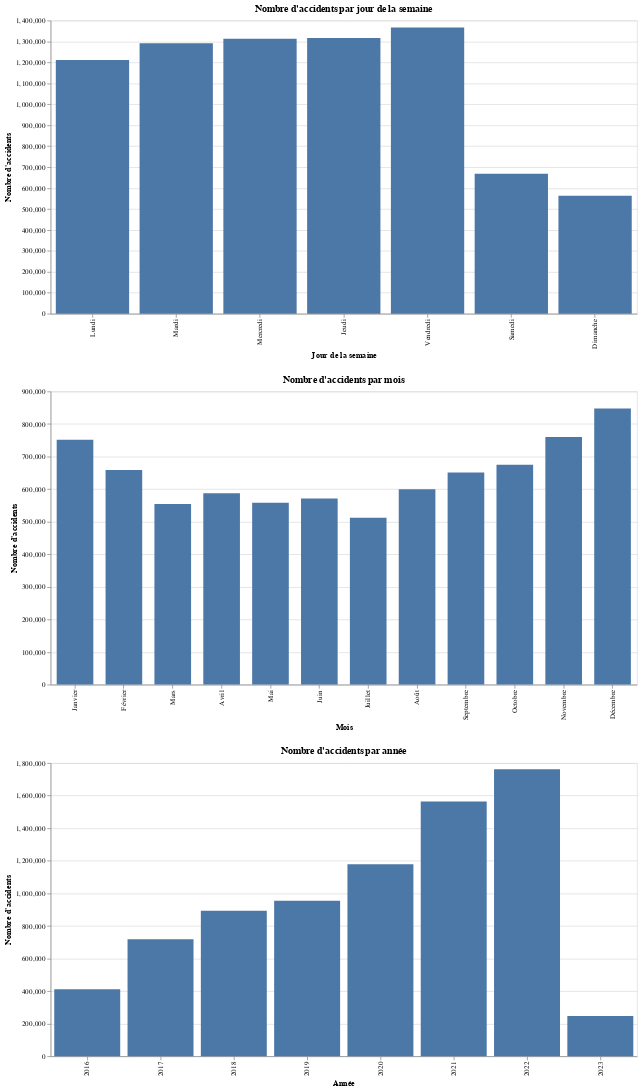

Notebook code for this chart:
### Code cell
start_time_day_of_week = pd.DataFrame(start_time["Start_Time"].dt.day_of_week.value_counts().sort_index()).reset_index()
start_time_day_of_week['Start_Time'] = start_time_day_of_week['Start_Time'].map({
    0: 'Lundi', 
    1: 'Mardi', 
    2: 'Mercredi', 
    3: 'Jeudi', 
    4: 'Vendredi', 
    5: 'Samedi', 
    6: 'Dimanche'
})
start_time_month = pd.DataFrame(start_time["Start_Time"].dt.month.value_counts().sort_index()).reset_index()
start_time_month['Start_Time'] = start_time_month['Start_Time'].map({
    1: 'Janvier', 
    2: 'Février', 
    3: 'Mars', 
    4: 'Avril', 
    5: 'Mai', 
    6: 'Juin', 
    7: 'Juillet', 
    8: 'Août', 
    9: 'Septembre', 
    10: 'Octobre', 
    11: 'Novembre', 
    12: 'Décembre'
})

start_time_year = pd.DataFrame(start_time["Start_Time"].dt.year.value_counts().sort_index()).reset_index()
start_time_year['Start_Time'] = start_time_year['Start_Time'].astype(str)

chart1 = alt.Chart(start_time_day_of_week, title="Nombre d'accidents par jour de la semaine").mark_bar(width=100).encode(
    x=alt.X("Start_Time", title="Jour de la semaine", sort=["Lundi", "Mardi", "Mercredi", "Jeudi", "Vendredi", "Samedi", "Dimanche"]),
    y=alt.Y("count", title="Nombre d'accidents"),
).properties(width=800, height=400)
chart2 = alt.Chart(start_time_month, title="Nombre d'accidents par mois").mark_bar(width=50).encode(
    x=alt.X("Start_Time", title="Mois", sort=["Janvier", "Février", "Mars", "Avril", "Mai", "Juin", "Juillet", "Août", "Septembre", "Octobre", "Novembre", "Décembre"]),
    y=alt.Y("count", title="Nombre d'accidents"),
).properties(width=800, height=400)
chart3 = alt.Chart(start_time_year, title="Nombre d'accidents par année").mark_bar().encode(
    x=alt.X("Start_Time", title="Année"),
    y=alt.Y("count", title="Nombre d'accidents"),
).properties(width=800, height=400)
chart1 & chart2 & chart3

### Figure 1 — Vega-Lite specification as saved in the notebook (floating-point values rounded to 4 significant figures)
{"config": {"view": {"continuousWidth": 300, "continuousHeight": 300}}, "vconcat": [{"data": {"name": "data-2f95eab33f855b3404c197a9a3a5b176"}, "mark": {"type": "bar", "width": 100}, "encoding": {"x": {"field": "Start_Time", "sort": ["Lundi", "Mardi", "Mercredi", "Jeudi", "Vendredi", "Samedi", "Dimanche"], "title": "Jour de la semaine", "type": "nominal"}, "y": {"field": "count", "title": "Nombre d'accidents", "type": "quantitative"}}, "height": 400, "title": "Nombre d'accidents par jour de la semaine", "width": 800}, {"data": {"name": "data-b3f24ff747a23562e816f22b412380f5"}, "mark": {"type": "bar", "width": 50}, "encoding": {"x": {"field": "Start_Time", "sort": ["Janvier", "Février", "Mars", "Avril", "Mai", "Juin", "Juillet", "Août", "Septembre", "Octobre", "Novembre", "Décembre"], "title": "Mois", "type": "nominal"}, "y": {"field": "count", "title": "Nombre d'accidents", "type": "quantitative"}}, "height": 400, "title": "Nombre d'accidents par mois", "width": 800}, {"data": {"name": "data-30fbc82584a7de8393e91f9e5d611c1a"}, "mark": {"type": "bar"}, "encoding": {"x": {"field": "Start_Time", "title": "Année", "type": "nominal"}, "y": {"field": "count", "title": "Nombre d'accidents", "type": "quantitative"}}, "height": 400, "title": "Nombre d'accidents par année", "width": 800}], "$schema": "https://vega.github.io/schema/vega-lite/v5.8.0.json", "datasets": {"data-2f95eab33f855b3404c197a9a3a5b176": [{"Start_Time": "Lundi", "count": 1210921}, {"Start_Time": "Mardi", "count": 1290929}, {"Start_Time": "Mercredi", "count": 1312389}, {"Start_Time": "Jeudi", "count": 1316229}, {"Start_Time": "Vendredi", "count": 1366499}, {"Start_Time": "Samedi", "count": 668683}, {"Start_Time": "Dimanche", "count": 562744}], "data-b3f24ff747a23562e816f22b412380f5": [{"Start_Time": "Janvier", "count": 751946}, {"Start_Time": "Février", "count": 658984}, {"Start_Time": "Mars", "count": 554595}, {"Start_Time": "Avril", "count": 587300}, {"Start_Time": "Mai", "count": 558176}, {"Start_Time": "Juin", "count": 571373}, {"Start_Time": "Juillet", "count": 512335}, {"Start_Time": "Août", "count": 599666}, {"Start_Time": "Septembre", "count": 651381}, {"Start_Time": "Octobre", "count": 675130}, {"Start_Time": "Novembre", "count": 760165}, {"Start_Time": "Décembre", "count": 847343}], "data-30fbc82584a7de8393e91f9e5d611c1a": [{"Start_Time": "2016", "count": 410821}, {"Start_Time": "2017", "count": 718093}, {"Start_Time": "2018", "count": 893426}, {"Start_Time": "2019", "count": 954303}, {"Start_Time": "2020", "count": 1178913}, {"Start_Time": "2021", "count": 1563753}, {"Start_Time": "2022", "count": 1762452}, {"Start_Time": "2023", "count": 246633}]}}
